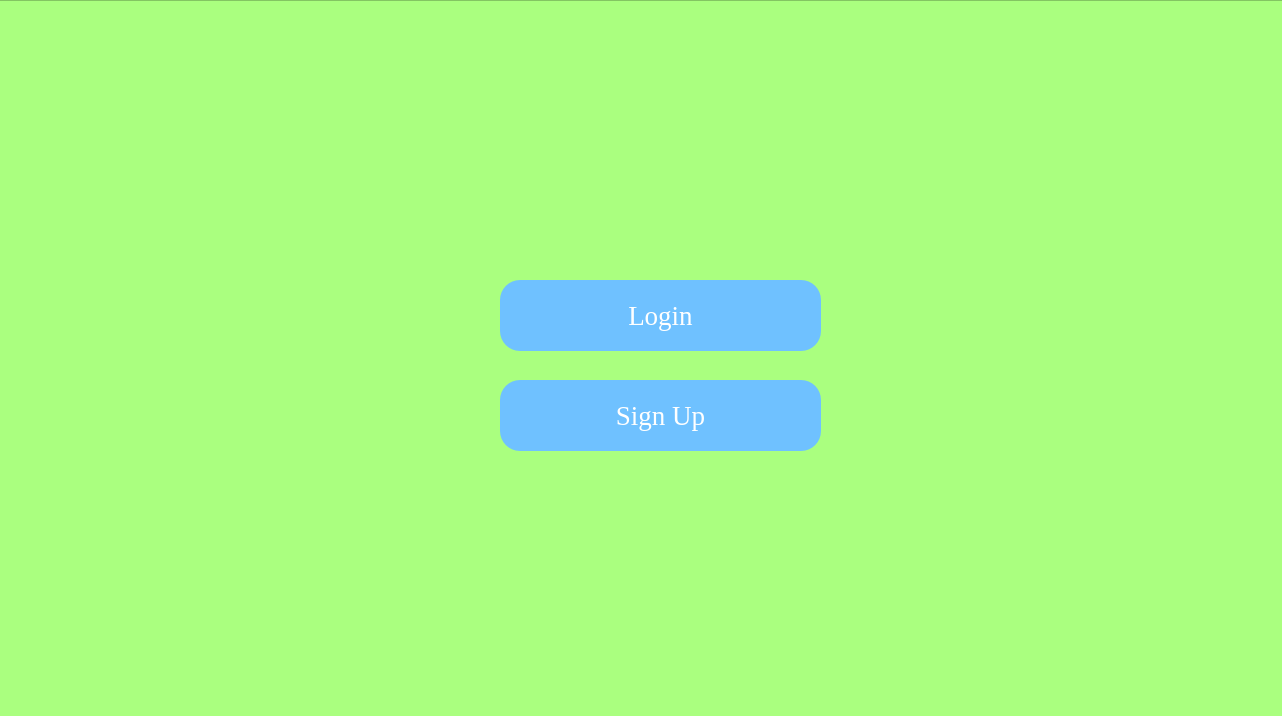
<?xml version="1.0" encoding="UTF-8"?>
<ui version="4.0">
 <class>Dialog</class>
 <widget class="QDialog" name="Dialog">
  <property name="geometry">
   <rect>
    <x>0</x>
    <y>0</y>
    <width>1282</width>
    <height>716</height>
   </rect>
  </property>
  <property name="windowTitle">
   <string>Dialog</string>
  </property>
  <property name="sizeGripEnabled">
   <bool>false</bool>
  </property>
  <widget class="QFrame" name="frame">
   <property name="geometry">
    <rect>
     <x>-10</x>
     <y>0</y>
     <width>1311</width>
     <height>720</height>
    </rect>
   </property>
   <property name="styleSheet">
    <string notr="true">background-color: rgb(170, 255, 127);</string>
   </property>
   <property name="frameShape">
    <enum>QFrame::StyledPanel</enum>
   </property>
   <property name="frameShadow">
    <enum>QFrame::Raised</enum>
   </property>
   <widget class="QPushButton" name="wlogin">
    <property name="geometry">
     <rect>
      <x>510</x>
      <y>280</y>
      <width>321</width>
      <height>71</height>
     </rect>
    </property>
    <property name="font">
     <font>
      <family>Times New Roman</family>
      <pointsize>20</pointsize>
      <weight>50</weight>
      <italic>false</italic>
      <bold>false</bold>
     </font>
    </property>
    <property name="styleSheet">
     <string notr="true">background-color: rgb(111, 193, 255);
color: rgb(255, 255, 255);
font: 20pt &quot;Times New Roman&quot;;
border-radius:20px;</string>
    </property>
    <property name="text">
     <string>Login</string>
    </property>
   </widget>
   <widget class="QPushButton" name="wsignup">
    <property name="geometry">
     <rect>
      <x>510</x>
      <y>380</y>
      <width>321</width>
      <height>71</height>
     </rect>
    </property>
    <property name="font">
     <font>
      <family>Times New Roman</family>
      <pointsize>20</pointsize>
      <weight>50</weight>
      <italic>false</italic>
      <bold>false</bold>
     </font>
    </property>
    <property name="styleSheet">
     <string notr="true">border-radius:20px;
background-color: rgb(111, 193, 255);
color: rgb(255, 255, 255);
font: 20pt &quot;Times New Roman&quot;;</string>
    </property>
    <property name="text">
     <string>Sign Up</string>
    </property>
   </widget>
  </widget>
 </widget>
 <resources>
  <include location="res.qrc"/>
 </resources>
 <connections/>
</ui>
